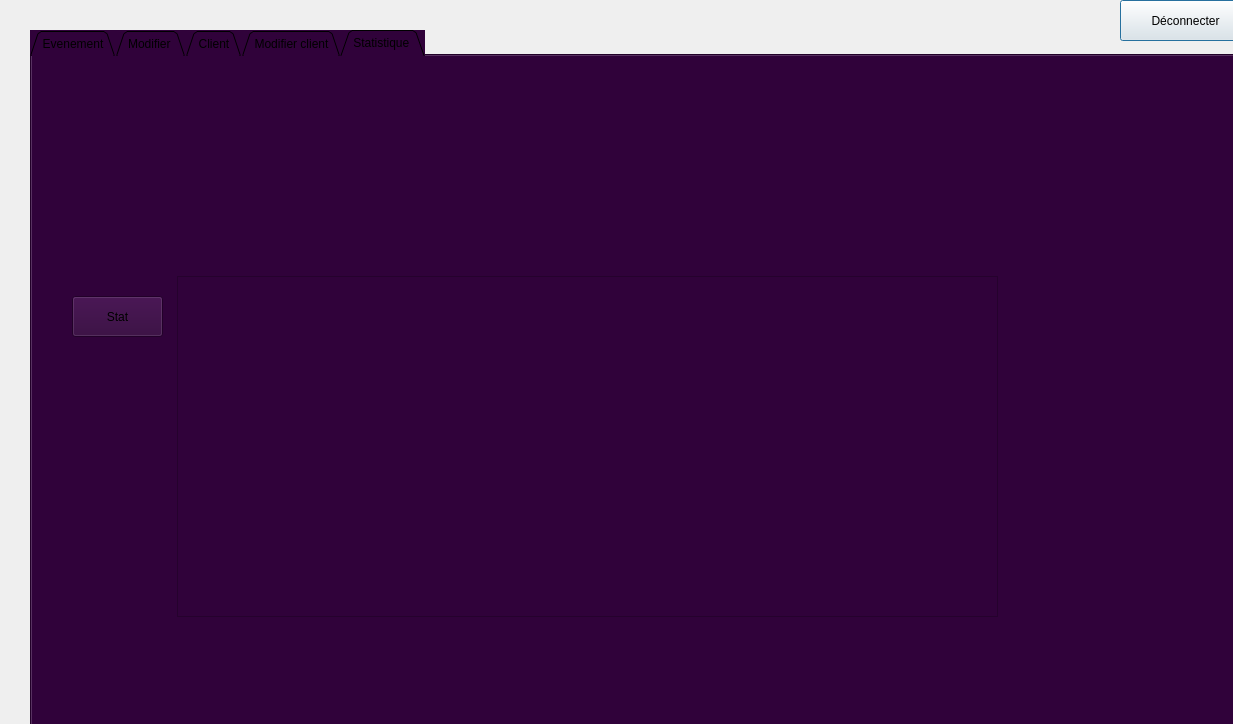
<?xml version="1.0" encoding="UTF-8"?>
<ui version="4.0">
 <class>event</class>
 <widget class="QDialog" name="event">
  <property name="geometry">
   <rect>
    <x>0</x>
    <y>0</y>
    <width>1233</width>
    <height>724</height>
   </rect>
  </property>
  <property name="windowTitle">
   <string>Dialog</string>
  </property>
  <widget class="QPushButton" name="pushButton">
   <property name="geometry">
    <rect>
     <x>1120</x>
     <y>0</y>
     <width>131</width>
     <height>41</height>
    </rect>
   </property>
   <property name="text">
    <string>Déconnecter</string>
   </property>
  </widget>
  <widget class="QTabWidget" name="TABLE">
   <property name="geometry">
    <rect>
     <x>30</x>
     <y>30</y>
     <width>1221</width>
     <height>701</height>
    </rect>
   </property>
   <property name="autoFillBackground">
    <bool>false</bool>
   </property>
   <property name="styleSheet">
    <string notr="true">background-color: rgb(48, 2, 58);</string>
   </property>
   <property name="tabPosition">
    <enum>QTabWidget::North</enum>
   </property>
   <property name="tabShape">
    <enum>QTabWidget::Triangular</enum>
   </property>
   <property name="currentIndex">
    <number>4</number>
   </property>
   <property name="iconSize">
    <size>
     <width>300</width>
     <height>300</height>
    </size>
   </property>
   <widget class="QWidget" name="tab_2">
    <property name="styleSheet">
     <string notr="true">color: rgb(170, 0, 0);</string>
    </property>
    <attribute name="title">
     <string>Evenement</string>
    </attribute>
    <widget class="QGroupBox" name="groupBox_3">
     <property name="geometry">
      <rect>
       <x>10</x>
       <y>190</y>
       <width>371</width>
       <height>461</height>
      </rect>
     </property>
     <property name="styleSheet">
      <string notr="true">font: 12pt &quot;MS Shell Dlg 2&quot;;</string>
     </property>
     <property name="title">
      <string>Ajouter </string>
     </property>
     <widget class="QLabel" name="label_12">
      <property name="geometry">
       <rect>
        <x>20</x>
        <y>100</y>
        <width>55</width>
        <height>16</height>
       </rect>
      </property>
      <property name="styleSheet">
       <string notr="true">color: rgb(255, 255, 255);
font: 11pt &quot;MS Shell Dlg 2&quot;;</string>
      </property>
      <property name="text">
       <string>Nom</string>
      </property>
     </widget>
     <widget class="QLabel" name="label_13">
      <property name="geometry">
       <rect>
        <x>20</x>
        <y>150</y>
        <width>61</width>
        <height>21</height>
       </rect>
      </property>
      <property name="styleSheet">
       <string notr="true">color: rgb(255, 255, 255);
font: 11pt &quot;MS Shell Dlg 2&quot;;</string>
      </property>
      <property name="text">
       <string>Date</string>
      </property>
     </widget>
     <widget class="QLabel" name="label_14">
      <property name="geometry">
       <rect>
        <x>20</x>
        <y>200</y>
        <width>71</width>
        <height>16</height>
       </rect>
      </property>
      <property name="styleSheet">
       <string notr="true">color: rgb(255, 255, 255);
font: 11pt &quot;MS Shell Dlg 2&quot;;</string>
      </property>
      <property name="text">
       <string>Type</string>
      </property>
     </widget>
     <widget class="QLabel" name="label_16">
      <property name="geometry">
       <rect>
        <x>10</x>
        <y>300</y>
        <width>171</width>
        <height>16</height>
       </rect>
      </property>
      <property name="styleSheet">
       <string notr="true">color: rgb(255, 255, 255);
font: 11pt &quot;MS Shell Dlg 2&quot;;</string>
      </property>
      <property name="text">
       <string> Nombre des participants</string>
      </property>
     </widget>
     <widget class="QLineEdit" name="ajouter_nom_event_2">
      <property name="geometry">
       <rect>
        <x>190</x>
        <y>100</y>
        <width>113</width>
        <height>22</height>
       </rect>
      </property>
      <property name="styleSheet">
       <string notr="true">background-color: rgb(255, 255, 255);</string>
      </property>
     </widget>
     <widget class="QLineEdit" name="ajouter_date_event_2">
      <property name="geometry">
       <rect>
        <x>190</x>
        <y>150</y>
        <width>113</width>
        <height>22</height>
       </rect>
      </property>
      <property name="styleSheet">
       <string notr="true">background-color: rgb(255, 255, 255);</string>
      </property>
      <property name="text">
       <string>JJ/MM/AAAA</string>
      </property>
     </widget>
     <widget class="QLineEdit" name="ajouter_type_event_2">
      <property name="geometry">
       <rect>
        <x>190</x>
        <y>200</y>
        <width>113</width>
        <height>22</height>
       </rect>
      </property>
      <property name="styleSheet">
       <string notr="true">background-color: rgb(255, 255, 255);</string>
      </property>
     </widget>
     <widget class="QPushButton" name="Ajouter_event_2">
      <property name="geometry">
       <rect>
        <x>200</x>
        <y>340</y>
        <width>101</width>
        <height>28</height>
       </rect>
      </property>
      <property name="text">
       <string>Ajouter</string>
      </property>
     </widget>
     <widget class="QSpinBox" name="Ajouter_nb_part_event_2">
      <property name="geometry">
       <rect>
        <x>190</x>
        <y>300</y>
        <width>111</width>
        <height>22</height>
       </rect>
      </property>
      <property name="styleSheet">
       <string notr="true">color: rgb(255, 255, 255);</string>
      </property>
      <property name="minimum">
       <number>50</number>
      </property>
      <property name="maximum">
       <number>300</number>
      </property>
     </widget>
     <widget class="QLabel" name="label_17">
      <property name="geometry">
       <rect>
        <x>20</x>
        <y>50</y>
        <width>91</width>
        <height>16</height>
       </rect>
      </property>
      <property name="styleSheet">
       <string notr="true">color: rgb(255, 255, 255);
font: 11pt &quot;MS Shell Dlg 2&quot;;</string>
      </property>
      <property name="text">
       <string>ID</string>
      </property>
     </widget>
     <widget class="QLineEdit" name="ajouter_id_event_2">
      <property name="geometry">
       <rect>
        <x>190</x>
        <y>50</y>
        <width>113</width>
        <height>22</height>
       </rect>
      </property>
      <property name="styleSheet">
       <string notr="true">background-color: rgb(255, 255, 255);</string>
      </property>
      <property name="text">
       <string/>
      </property>
     </widget>
    </widget>
    <widget class="QPushButton" name="send_mail_client_2">
     <property name="geometry">
      <rect>
       <x>1090</x>
       <y>20</y>
       <width>101</width>
       <height>28</height>
      </rect>
     </property>
     <property name="styleSheet">
      <string notr="true">color: rgb(255, 255, 255);</string>
     </property>
     <property name="text">
      <string>Email</string>
     </property>
    </widget>
    <widget class="QPushButton" name="supprimer_event_2">
     <property name="geometry">
      <rect>
       <x>20</x>
       <y>600</y>
       <width>241</width>
       <height>31</height>
      </rect>
     </property>
     <property name="styleSheet">
      <string notr="true">font: 12pt &quot;MS Shell Dlg 2&quot;;</string>
     </property>
     <property name="text">
      <string>Supprimer par identifiant</string>
     </property>
    </widget>
    <widget class="QTableView" name="table_event">
     <property name="geometry">
      <rect>
       <x>390</x>
       <y>220</y>
       <width>511</width>
       <height>361</height>
      </rect>
     </property>
    </widget>
    <widget class="QLineEdit" name="supprimer_event">
     <property name="geometry">
      <rect>
       <x>280</x>
       <y>600</y>
       <width>91</width>
       <height>31</height>
      </rect>
     </property>
     <property name="styleSheet">
      <string notr="true">background-color: rgb(255, 255, 255);
font: 11pt &quot;MS Shell Dlg 2&quot;;</string>
     </property>
     <property name="text">
      <string/>
     </property>
    </widget>
    <widget class="QRadioButton" name="tri_desc">
     <property name="geometry">
      <rect>
       <x>980</x>
       <y>180</y>
       <width>121</width>
       <height>31</height>
      </rect>
     </property>
     <property name="styleSheet">
      <string notr="true">color: rgb(255, 255, 255);
font: 10pt &quot;MS Shell Dlg 2&quot;;</string>
     </property>
     <property name="text">
      <string>Decroissant</string>
     </property>
    </widget>
    <widget class="QRadioButton" name="tri_asc">
     <property name="geometry">
      <rect>
       <x>840</x>
       <y>180</y>
       <width>111</width>
       <height>31</height>
      </rect>
     </property>
     <property name="styleSheet">
      <string notr="true">font: 10pt &quot;MS Shell Dlg 2&quot;;
color: rgb(255, 255, 255);</string>
     </property>
     <property name="text">
      <string>Croissante</string>
     </property>
    </widget>
    <widget class="QLabel" name="label_pic_2">
     <property name="geometry">
      <rect>
       <x>440</x>
       <y>30</y>
       <width>301</width>
       <height>161</height>
      </rect>
     </property>
     <property name="layoutDirection">
      <enum>Qt::LeftToRight</enum>
     </property>
     <property name="text">
      <string/>
     </property>
    </widget>
    <widget class="QPushButton" name="pushButtonPDF_1">
     <property name="geometry">
      <rect>
       <x>600</x>
       <y>610</y>
       <width>161</width>
       <height>31</height>
      </rect>
     </property>
     <property name="text">
      <string>Imprimer</string>
     </property>
    </widget>
   </widget>
   <widget class="QWidget" name="tab_3">
    <property name="styleSheet">
     <string notr="true">color: rgb(170, 0, 0);</string>
    </property>
    <attribute name="title">
     <string>Modifier </string>
    </attribute>
    <widget class="QGroupBox" name="groupBox_5">
     <property name="geometry">
      <rect>
       <x>40</x>
       <y>220</y>
       <width>351</width>
       <height>391</height>
      </rect>
     </property>
     <property name="styleSheet">
      <string notr="true">font: 12pt &quot;MS Shell Dlg 2&quot;;</string>
     </property>
     <property name="title">
      <string>Modifier votre evenement</string>
     </property>
     <widget class="QLabel" name="label_23">
      <property name="geometry">
       <rect>
        <x>20</x>
        <y>100</y>
        <width>55</width>
        <height>16</height>
       </rect>
      </property>
      <property name="styleSheet">
       <string notr="true">color: rgb(255, 255, 255);
font: 11pt &quot;MS Shell Dlg 2&quot;;</string>
      </property>
      <property name="text">
       <string>Nom</string>
      </property>
     </widget>
     <widget class="QLabel" name="label_24">
      <property name="geometry">
       <rect>
        <x>20</x>
        <y>150</y>
        <width>61</width>
        <height>21</height>
       </rect>
      </property>
      <property name="styleSheet">
       <string notr="true">color: rgb(255, 255, 255);
font: 11pt &quot;MS Shell Dlg 2&quot;;</string>
      </property>
      <property name="text">
       <string>Date</string>
      </property>
     </widget>
     <widget class="QLabel" name="label_25">
      <property name="geometry">
       <rect>
        <x>20</x>
        <y>200</y>
        <width>71</width>
        <height>16</height>
       </rect>
      </property>
      <property name="styleSheet">
       <string notr="true">color: rgb(255, 255, 255);
font: 11pt &quot;MS Shell Dlg 2&quot;;</string>
      </property>
      <property name="text">
       <string>Type</string>
      </property>
     </widget>
     <widget class="QLineEdit" name="modifier_nom_event">
      <property name="geometry">
       <rect>
        <x>190</x>
        <y>100</y>
        <width>113</width>
        <height>22</height>
       </rect>
      </property>
      <property name="styleSheet">
       <string notr="true">background-color: rgb(255, 255, 255);</string>
      </property>
     </widget>
     <widget class="QLineEdit" name="modifier_date_event">
      <property name="geometry">
       <rect>
        <x>190</x>
        <y>150</y>
        <width>113</width>
        <height>22</height>
       </rect>
      </property>
      <property name="styleSheet">
       <string notr="true">background-color: rgb(255, 255, 255);</string>
      </property>
     </widget>
     <widget class="QLineEdit" name="modifier_type_event">
      <property name="geometry">
       <rect>
        <x>190</x>
        <y>200</y>
        <width>113</width>
        <height>22</height>
       </rect>
      </property>
      <property name="styleSheet">
       <string notr="true">background-color: rgb(255, 255, 255);</string>
      </property>
     </widget>
     <widget class="QPushButton" name="modifier_event">
      <property name="geometry">
       <rect>
        <x>200</x>
        <y>340</y>
        <width>101</width>
        <height>28</height>
       </rect>
      </property>
      <property name="text">
       <string>Modifier</string>
      </property>
     </widget>
     <widget class="QLabel" name="label_28">
      <property name="geometry">
       <rect>
        <x>20</x>
        <y>50</y>
        <width>91</width>
        <height>16</height>
       </rect>
      </property>
      <property name="styleSheet">
       <string notr="true">color: rgb(255, 255, 255);
font: 11pt &quot;MS Shell Dlg 2&quot;;</string>
      </property>
      <property name="text">
       <string>Identifiant</string>
      </property>
     </widget>
     <widget class="QLineEdit" name="modifier_id_event">
      <property name="geometry">
       <rect>
        <x>190</x>
        <y>50</y>
        <width>113</width>
        <height>22</height>
       </rect>
      </property>
      <property name="styleSheet">
       <string notr="true">background-color: rgb(255, 255, 255);</string>
      </property>
     </widget>
     <widget class="QLabel" name="label_27">
      <property name="geometry">
       <rect>
        <x>10</x>
        <y>250</y>
        <width>171</width>
        <height>16</height>
       </rect>
      </property>
      <property name="styleSheet">
       <string notr="true">color: rgb(255, 255, 255);
font: 11pt &quot;MS Shell Dlg 2&quot;;</string>
      </property>
      <property name="text">
       <string> Nombre des participants</string>
      </property>
     </widget>
     <widget class="QLineEdit" name="modifier_nb_part_event">
      <property name="geometry">
       <rect>
        <x>190</x>
        <y>250</y>
        <width>113</width>
        <height>22</height>
       </rect>
      </property>
      <property name="styleSheet">
       <string notr="true">background-color: rgb(255, 255, 255);</string>
      </property>
     </widget>
    </widget>
    <widget class="QLineEdit" name="chercher_event">
     <property name="geometry">
      <rect>
       <x>550</x>
       <y>230</y>
       <width>151</width>
       <height>31</height>
      </rect>
     </property>
     <property name="styleSheet">
      <string notr="true">background-color: rgb(255, 255, 255);
font: 11pt &quot;MS Shell Dlg 2&quot;;</string>
     </property>
    </widget>
    <widget class="QPushButton" name="chercher_modif_event">
     <property name="geometry">
      <rect>
       <x>720</x>
       <y>230</y>
       <width>221</width>
       <height>28</height>
      </rect>
     </property>
     <property name="text">
      <string>Chercher evenement par identifiant</string>
     </property>
    </widget>
    <widget class="QTableView" name="table_Re_event">
     <property name="geometry">
      <rect>
       <x>430</x>
       <y>320</y>
       <width>511</width>
       <height>71</height>
      </rect>
     </property>
    </widget>
    <widget class="QLabel" name="label_5">
     <property name="geometry">
      <rect>
       <x>-20</x>
       <y>-100</y>
       <width>1291</width>
       <height>821</height>
      </rect>
     </property>
     <property name="text">
      <string/>
     </property>
     <property name="pixmap">
      <pixmap>../../Downloads/e-sport.jpg</pixmap>
     </property>
    </widget>
    <widget class="QLabel" name="label_pic_3">
     <property name="geometry">
      <rect>
       <x>440</x>
       <y>40</y>
       <width>241</width>
       <height>151</height>
      </rect>
     </property>
     <property name="text">
      <string/>
     </property>
    </widget>
    <zorder>label_5</zorder>
    <zorder>groupBox_5</zorder>
    <zorder>chercher_event</zorder>
    <zorder>chercher_modif_event</zorder>
    <zorder>table_Re_event</zorder>
    <zorder>label_pic_3</zorder>
   </widget>
   <widget class="QWidget" name="tab_5">
    <property name="styleSheet">
     <string notr="true">color: rgb(170, 0, 0);</string>
    </property>
    <attribute name="title">
     <string>Client</string>
    </attribute>
    <widget class="QGroupBox" name="groupBox_4">
     <property name="geometry">
      <rect>
       <x>30</x>
       <y>200</y>
       <width>391</width>
       <height>461</height>
      </rect>
     </property>
     <property name="styleSheet">
      <string notr="true">font: 12pt &quot;MS Shell Dlg 2&quot;;</string>
     </property>
     <property name="title">
      <string>Ajouter un client</string>
     </property>
     <widget class="QLabel" name="label_18">
      <property name="geometry">
       <rect>
        <x>30</x>
        <y>60</y>
        <width>81</width>
        <height>16</height>
       </rect>
      </property>
      <property name="styleSheet">
       <string notr="true">color: rgb(255, 255, 255);
font: 11pt &quot;MS Shell Dlg 2&quot;;</string>
      </property>
      <property name="text">
       <string>Identifiant</string>
      </property>
     </widget>
     <widget class="QLabel" name="label_19">
      <property name="geometry">
       <rect>
        <x>30</x>
        <y>110</y>
        <width>61</width>
        <height>21</height>
       </rect>
      </property>
      <property name="styleSheet">
       <string notr="true">color: rgb(255, 255, 255);
font: 11pt &quot;MS Shell Dlg 2&quot;;</string>
      </property>
      <property name="text">
       <string>Nom</string>
      </property>
     </widget>
     <widget class="QLabel" name="label_20">
      <property name="geometry">
       <rect>
        <x>30</x>
        <y>160</y>
        <width>141</width>
        <height>16</height>
       </rect>
      </property>
      <property name="styleSheet">
       <string notr="true">color: rgb(255, 255, 255);
font: 11pt &quot;MS Shell Dlg 2&quot;;</string>
      </property>
      <property name="text">
       <string>Adresse</string>
      </property>
     </widget>
     <widget class="QLabel" name="label_21">
      <property name="geometry">
       <rect>
        <x>30</x>
        <y>210</y>
        <width>81</width>
        <height>16</height>
       </rect>
      </property>
      <property name="styleSheet">
       <string notr="true">color: rgb(255, 255, 255);
font: 11pt &quot;MS Shell Dlg 2&quot;;</string>
      </property>
      <property name="text">
       <string>Email</string>
      </property>
     </widget>
     <widget class="QLineEdit" name="Ajouter_id_client_2">
      <property name="geometry">
       <rect>
        <x>260</x>
        <y>60</y>
        <width>113</width>
        <height>22</height>
       </rect>
      </property>
      <property name="styleSheet">
       <string notr="true">background-color: rgb(255, 255, 255);</string>
      </property>
     </widget>
     <widget class="QLineEdit" name="ajouter_nom_client_2">
      <property name="geometry">
       <rect>
        <x>260</x>
        <y>110</y>
        <width>113</width>
        <height>22</height>
       </rect>
      </property>
      <property name="styleSheet">
       <string notr="true">background-color: rgb(255, 255, 255);</string>
      </property>
     </widget>
     <widget class="QPushButton" name="Ajouter_client_2">
      <property name="geometry">
       <rect>
        <x>260</x>
        <y>320</y>
        <width>111</width>
        <height>28</height>
       </rect>
      </property>
      <property name="text">
       <string>Ajouter</string>
      </property>
     </widget>
     <widget class="QLineEdit" name="ajouter_adresse_client_2">
      <property name="geometry">
       <rect>
        <x>260</x>
        <y>160</y>
        <width>113</width>
        <height>22</height>
       </rect>
      </property>
      <property name="styleSheet">
       <string notr="true">background-color: rgb(255, 255, 255);</string>
      </property>
     </widget>
     <widget class="QLineEdit" name="ajouter_email_client_2">
      <property name="geometry">
       <rect>
        <x>260</x>
        <y>210</y>
        <width>113</width>
        <height>22</height>
       </rect>
      </property>
      <property name="styleSheet">
       <string notr="true">background-color: rgb(255, 255, 255);</string>
      </property>
     </widget>
     <widget class="QLineEdit" name="ajouter_type_client_2">
      <property name="geometry">
       <rect>
        <x>260</x>
        <y>260</y>
        <width>113</width>
        <height>22</height>
       </rect>
      </property>
      <property name="styleSheet">
       <string notr="true">background-color: rgb(255, 255, 255);</string>
      </property>
     </widget>
     <widget class="QLabel" name="label_26">
      <property name="geometry">
       <rect>
        <x>30</x>
        <y>260</y>
        <width>81</width>
        <height>16</height>
       </rect>
      </property>
      <property name="styleSheet">
       <string notr="true">color: rgb(255, 255, 255);
font: 11pt &quot;MS Shell Dlg 2&quot;;</string>
      </property>
      <property name="text">
       <string>Type</string>
      </property>
     </widget>
     <widget class="QPushButton" name="supprimer_client_2">
      <property name="geometry">
       <rect>
        <x>20</x>
        <y>380</y>
        <width>221</width>
        <height>31</height>
       </rect>
      </property>
      <property name="styleSheet">
       <string notr="true">font: 12pt &quot;MS Shell Dlg 2&quot;;</string>
      </property>
      <property name="text">
       <string>Supprimer par Identifiant</string>
      </property>
     </widget>
     <widget class="QLineEdit" name="supprimer_client">
      <property name="geometry">
       <rect>
        <x>250</x>
        <y>380</y>
        <width>131</width>
        <height>31</height>
       </rect>
      </property>
      <property name="styleSheet">
       <string notr="true">background-color: rgb(255, 255, 255);
font: 11pt &quot;MS Shell Dlg 2&quot;;</string>
      </property>
     </widget>
    </widget>
    <widget class="QLabel" name="label_22">
     <property name="geometry">
      <rect>
       <x>-70</x>
       <y>-150</y>
       <width>1291</width>
       <height>841</height>
      </rect>
     </property>
     <property name="text">
      <string/>
     </property>
     <property name="pixmap">
      <pixmap>../../Downloads/e-sport.jpg</pixmap>
     </property>
    </widget>
    <widget class="QTableView" name="table_client_2">
     <property name="geometry">
      <rect>
       <x>570</x>
       <y>300</y>
       <width>511</width>
       <height>321</height>
      </rect>
     </property>
    </widget>
    <widget class="QRadioButton" name="tri_asc_clt">
     <property name="geometry">
      <rect>
       <x>710</x>
       <y>270</y>
       <width>111</width>
       <height>31</height>
      </rect>
     </property>
     <property name="styleSheet">
      <string notr="true">font: 10pt &quot;MS Shell Dlg 2&quot;;
color: rgb(255, 255, 255);</string>
     </property>
     <property name="text">
      <string>Croissante</string>
     </property>
    </widget>
    <widget class="QRadioButton" name="tri_desc_clt">
     <property name="geometry">
      <rect>
       <x>860</x>
       <y>270</y>
       <width>121</width>
       <height>31</height>
      </rect>
     </property>
     <property name="styleSheet">
      <string notr="true">color: rgb(255, 255, 255);
font: 10pt &quot;MS Shell Dlg 2&quot;;</string>
     </property>
     <property name="text">
      <string>Decroissant</string>
     </property>
    </widget>
    <widget class="QLabel" name="label_pic_4">
     <property name="geometry">
      <rect>
       <x>540</x>
       <y>30</y>
       <width>261</width>
       <height>141</height>
      </rect>
     </property>
     <property name="text">
      <string/>
     </property>
    </widget>
    <widget class="QPushButton" name="pushButtonPDF_2">
     <property name="geometry">
      <rect>
       <x>790</x>
       <y>630</y>
       <width>111</width>
       <height>31</height>
      </rect>
     </property>
     <property name="text">
      <string>Imprimer</string>
     </property>
    </widget>
    <zorder>label_22</zorder>
    <zorder>groupBox_4</zorder>
    <zorder>table_client_2</zorder>
    <zorder>tri_asc_clt</zorder>
    <zorder>tri_desc_clt</zorder>
    <zorder>label_pic_4</zorder>
    <zorder>pushButtonPDF_2</zorder>
   </widget>
   <widget class="QWidget" name="tab_4">
    <property name="styleSheet">
     <string notr="true">color: rgb(170, 0, 0);</string>
    </property>
    <attribute name="title">
     <string>Modifier client</string>
    </attribute>
    <widget class="QGroupBox" name="groupBox_6">
     <property name="geometry">
      <rect>
       <x>10</x>
       <y>170</y>
       <width>421</width>
       <height>331</height>
      </rect>
     </property>
     <property name="styleSheet">
      <string notr="true">font: 12pt &quot;MS Shell Dlg 2&quot;;</string>
     </property>
     <property name="title">
      <string>Modifier votre client</string>
     </property>
     <widget class="QLabel" name="label_29">
      <property name="geometry">
       <rect>
        <x>30</x>
        <y>60</y>
        <width>81</width>
        <height>16</height>
       </rect>
      </property>
      <property name="styleSheet">
       <string notr="true">color: rgb(255, 255, 255);
font: 11pt &quot;MS Shell Dlg 2&quot;;</string>
      </property>
      <property name="text">
       <string>Identifiant</string>
      </property>
     </widget>
     <widget class="QLabel" name="label_30">
      <property name="geometry">
       <rect>
        <x>30</x>
        <y>110</y>
        <width>61</width>
        <height>21</height>
       </rect>
      </property>
      <property name="styleSheet">
       <string notr="true">color: rgb(255, 255, 255);
font: 11pt &quot;MS Shell Dlg 2&quot;;</string>
      </property>
      <property name="text">
       <string>Nom</string>
      </property>
     </widget>
     <widget class="QLabel" name="label_31">
      <property name="geometry">
       <rect>
        <x>30</x>
        <y>160</y>
        <width>141</width>
        <height>16</height>
       </rect>
      </property>
      <property name="styleSheet">
       <string notr="true">color: rgb(255, 255, 255);
font: 11pt &quot;MS Shell Dlg 2&quot;;</string>
      </property>
      <property name="text">
       <string>Adresse</string>
      </property>
     </widget>
     <widget class="QLabel" name="label_32">
      <property name="geometry">
       <rect>
        <x>30</x>
        <y>210</y>
        <width>81</width>
        <height>16</height>
       </rect>
      </property>
      <property name="styleSheet">
       <string notr="true">color: rgb(255, 255, 255);
font: 11pt &quot;MS Shell Dlg 2&quot;;</string>
      </property>
      <property name="text">
       <string>Email</string>
      </property>
     </widget>
     <widget class="QLineEdit" name="modifier_id_client">
      <property name="geometry">
       <rect>
        <x>260</x>
        <y>60</y>
        <width>113</width>
        <height>22</height>
       </rect>
      </property>
      <property name="styleSheet">
       <string notr="true">background-color: rgb(255, 255, 255);</string>
      </property>
     </widget>
     <widget class="QLineEdit" name="modifier_nom_client">
      <property name="geometry">
       <rect>
        <x>260</x>
        <y>110</y>
        <width>113</width>
        <height>22</height>
       </rect>
      </property>
      <property name="styleSheet">
       <string notr="true">background-color: rgb(255, 255, 255);</string>
      </property>
     </widget>
     <widget class="QPushButton" name="modifier_client">
      <property name="geometry">
       <rect>
        <x>300</x>
        <y>290</y>
        <width>111</width>
        <height>28</height>
       </rect>
      </property>
      <property name="text">
       <string>Modifier</string>
      </property>
     </widget>
     <widget class="QLineEdit" name="modifier_email_client">
      <property name="geometry">
       <rect>
        <x>260</x>
        <y>200</y>
        <width>113</width>
        <height>22</height>
       </rect>
      </property>
      <property name="styleSheet">
       <string notr="true">background-color: rgb(255, 255, 255);</string>
      </property>
     </widget>
     <widget class="QLineEdit" name="modifier_adresse_client">
      <property name="geometry">
       <rect>
        <x>260</x>
        <y>160</y>
        <width>113</width>
        <height>22</height>
       </rect>
      </property>
      <property name="styleSheet">
       <string notr="true">background-color: rgb(255, 255, 255);</string>
      </property>
     </widget>
     <widget class="QLineEdit" name="modifier_type_client">
      <property name="geometry">
       <rect>
        <x>260</x>
        <y>240</y>
        <width>113</width>
        <height>22</height>
       </rect>
      </property>
      <property name="styleSheet">
       <string notr="true">background-color: rgb(255, 255, 255);</string>
      </property>
     </widget>
     <widget class="QLabel" name="label_35">
      <property name="geometry">
       <rect>
        <x>30</x>
        <y>250</y>
        <width>81</width>
        <height>16</height>
       </rect>
      </property>
      <property name="styleSheet">
       <string notr="true">color: rgb(255, 255, 255);
font: 11pt &quot;MS Shell Dlg 2&quot;;</string>
      </property>
      <property name="text">
       <string>Type</string>
      </property>
     </widget>
    </widget>
    <widget class="QLineEdit" name="recherche_client_id">
     <property name="geometry">
      <rect>
       <x>810</x>
       <y>170</y>
       <width>151</width>
       <height>31</height>
      </rect>
     </property>
     <property name="styleSheet">
      <string notr="true">background-color: rgb(255, 255, 255);</string>
     </property>
    </widget>
    <widget class="QPushButton" name="chercher_client">
     <property name="geometry">
      <rect>
       <x>570</x>
       <y>170</y>
       <width>221</width>
       <height>28</height>
      </rect>
     </property>
     <property name="text">
      <string>Chercher le client par identifiant</string>
     </property>
    </widget>
    <widget class="QTableView" name="table_Re_client">
     <property name="geometry">
      <rect>
       <x>490</x>
       <y>220</y>
       <width>521</width>
       <height>61</height>
      </rect>
     </property>
    </widget>
    <widget class="QLabel" name="label_4">
     <property name="geometry">
      <rect>
       <x>0</x>
       <y>-180</y>
       <width>1291</width>
       <height>851</height>
      </rect>
     </property>
     <property name="text">
      <string/>
     </property>
     <property name="pixmap">
      <pixmap>../../Downloads/e-sport.jpg</pixmap>
     </property>
    </widget>
    <widget class="QLabel" name="label_pic">
     <property name="geometry">
      <rect>
       <x>350</x>
       <y>20</y>
       <width>241</width>
       <height>141</height>
      </rect>
     </property>
     <property name="text">
      <string/>
     </property>
    </widget>
    <zorder>label_4</zorder>
    <zorder>groupBox_6</zorder>
    <zorder>recherche_client_id</zorder>
    <zorder>chercher_client</zorder>
    <zorder>table_Re_client</zorder>
    <zorder>label_pic</zorder>
   </widget>
   <widget class="QWidget" name="tab_6">
    <attribute name="title">
     <string>Statistique </string>
    </attribute>
    <widget class="QLabel" name="label_pic_5">
     <property name="geometry">
      <rect>
       <x>550</x>
       <y>30</y>
       <width>251</width>
       <height>131</height>
      </rect>
     </property>
     <property name="text">
      <string/>
     </property>
    </widget>
    <widget class="QPushButton" name="pushButton_2">
     <property name="geometry">
      <rect>
       <x>40</x>
       <y>240</y>
       <width>91</width>
       <height>41</height>
      </rect>
     </property>
     <property name="text">
      <string>Stat</string>
     </property>
    </widget>
    <widget class="QGraphicsView" name="graphicsView">
     <property name="geometry">
      <rect>
       <x>145</x>
       <y>220</y>
       <width>821</width>
       <height>341</height>
      </rect>
     </property>
    </widget>
   </widget>
  </widget>
 </widget>
 <resources/>
 <connections/>
</ui>
